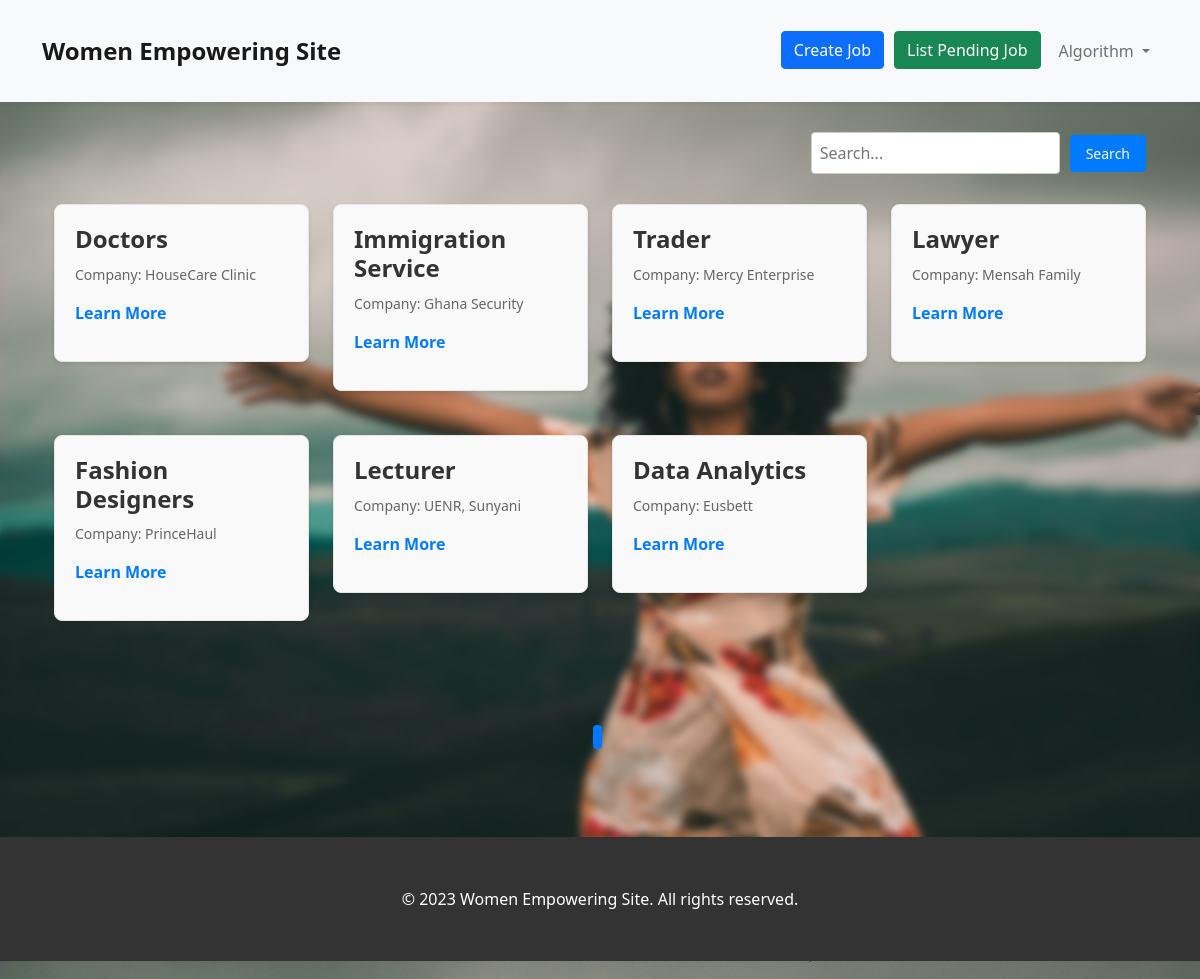
Page /job/ (signed in) on the earlier database version.
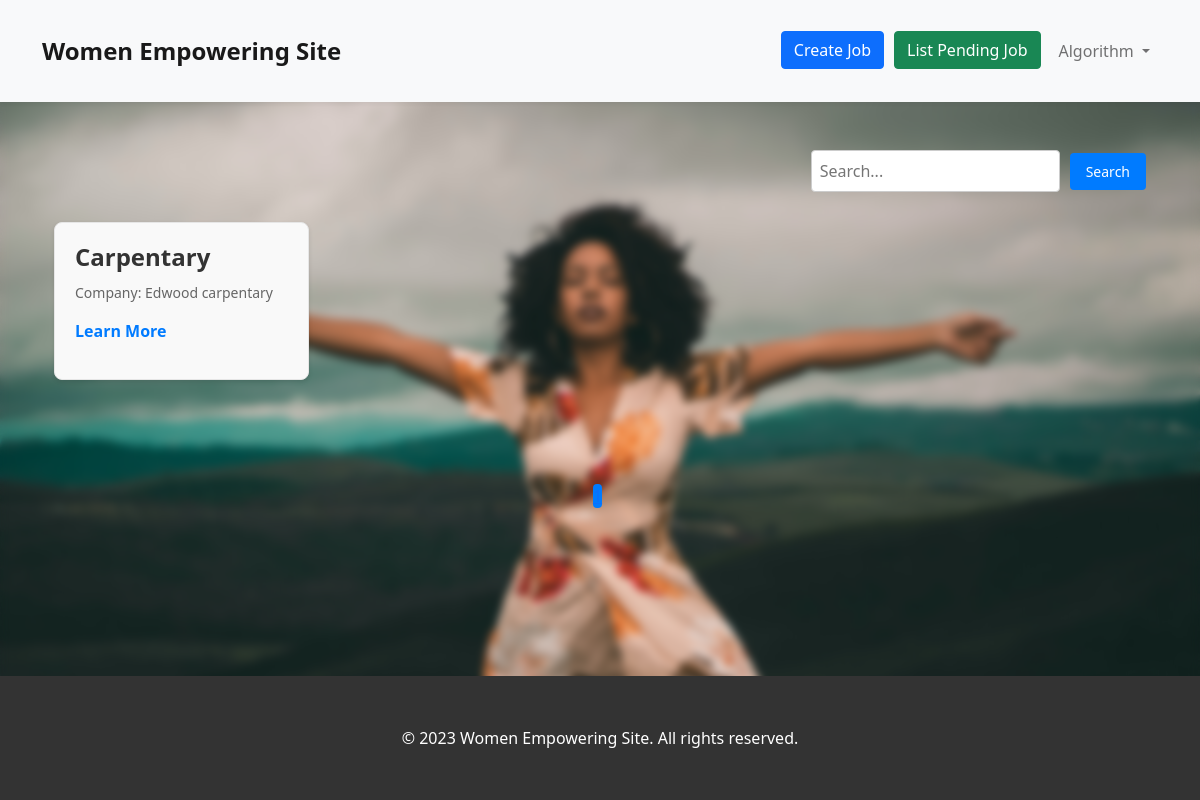
Same page on the later database version.
### accounts/models.py (models this page shows, shortened)
class CustomUser(AbstractUser):
    GENDER_CHOICES =(
        ('M','Male'),
        ('F','Female'),
    )
    age= models.PositiveIntegerField(blank=True, null=True,default=0)
    gender = models.CharField(max_length=1, choices=GENDER_CHOICES)
    email = models.EmailField(unique=True)

### jobs/models.py (models this page shows, shortened)
class Job(models.Model):
    author= models.ForeignKey(get_user_model(),on_delete = models.CASCADE)
    title = models.CharField(max_length=50)
    description = models.TextField()
    certificate = models.FileField(upload_to='media', validators= [FileExtensionValidator(allowed_extensions=['pdf'])])
    ghana_card = models.CharField(max_length=15)
    confirm_job= models.BooleanField(default= False)
    date = models.DateTimeField(default= timezone.now)
    telephone = models.PositiveIntegerField()
    company = models.CharField(max_length=25)

### jobs/views.py (the view)
# urls.py: path('',list_job,name='list_job'),
@login_required
def list_job(request):
    jobs = Job.objects.filter(confirm_job=True).order_by('-date')
    paginator = Paginator(jobs, 16)
    page_number = request.GET.get('page', 1)
    page = paginator.get_page(page_number)
    return render(request, 'job/list_job.html', {'page': page})

### templates/job/list_job.html (shortened to what this page needs)
{% extends "base.html" %}
{% block content %}
<div class="container job-grid-content">
  <div class="search-bar-container">
    <form class="search-bar" action="{% url 'search_list' %}" method="get">
      <input type="text" name="search" class="search-input" placeholder="Search...">
      <button type="submit" class="search-btn">Search</button>
    </form>
  </div>
  <div class="row job-grid-container">
    {% for job in page %}
      <div class="col-md-3 mb-4">
        <div class="job-item">
          <h2 class="job-title">{{ job.title }}</h2>
          <p class="job-company">Company: {{ job.company }}</p>
          <p>
            <a href="{% url 'detailed_job' job.pk %}" target="_blank">Learn More</a>
          </p>
        </div>
      </div>
    {% endfor %}
  </div>
</div>
<div class="container" style="margin-bottom: 20px;">
  <div class="pagination-container">
    <ul class="pagination">
      {% for num in page.paginator.page_range %}
        <li class="pagination-item {% if num == page.number %}active{% endif %}">
          <a href="?page={{ num }}">{{ num }}</a>
        </li>
      {% endfor %}
    </ul>
  </div>
</div>
{% endblock content %}

### templates/base.html (shortened to what this page needs)
{% load static %}
<!DOCTYPE html>
<html>
<head>
    <link rel="stylesheet" href="{% static 'css/style.css' %}">
    <link rel="stylesheet" href="https://cdn.jsdelivr.net/npm/bootstrap@5.1.3/dist/css/bootstrap.min.css">
</head>
<body style="background-image:url('{% static 'images/woman1.jpg' %}'); background-size:cover;  backdrop-filter: blur(4px);">
    <header>
        <nav class="navbar navbar-expand-lg navbar-light bg-light">
            <div class="container">
                {% if 'job/detail' in request.path or 'job/search_results' in request.path or 'job/create_jobs' in request.path or 'job/pending' in request.path %}
                <a class="navbar-brand" href="{% url 'list_job' %}">Job Site</a>
                {% elif 'prof/detail' in request.path or 'prof/create_prof' in request.path %}
                <a class="navbar-brand" href="{% url 'list_profs' %}">Professional Cards</a>
                {% elif 'blog/detail/' in request.path or 'blog/results' in request.path %}
                <a class="navbar-brand" href="{% url 'list' %}">Documents</a>
                {% elif 'article/edit' in request.path or 'article/detail' in request.path %}
                <a class="navbar-brand" href="{% url 'article:list' %}">Articles</a>
                {% else %}
                <a class="navbar-brand" href="{% url 'home' %}">Women Empowering Site</a>
                {% endif %}
                <div class="collapse navbar-collapse" id="navbarNav">
                    <ul class="navbar-nav ms-auto">
                        {% if user.is_authenticated %}
                            {% if 'job' in request.path and 'create_job' not in request.path %}
                                <li class="nav-item">
                                    <a href="{% url 'create_job' %}" class="btn btn-primary job-btn create-job-btn">Create Job</a>
                                </li>
                            {% endif %}
                            {% if user.is_superuser and 'job' in request.path %}
                                <li class="nav-item">
                                    <a href="{% url 'pending_list' %}" class="btn btn-success job-btn list-pending-job-btn">List Pending Job</a>
                                </li>
                            {% endif %}
                            <li class="nav-item dropdown">
                                <a class="nav-link dropdown-toggle" href="#" id="navbarDropdown" role="button" data-bs-toggle="dropdown" aria-expanded="false">
                                 {{ user.username }}
                                </a>
                            </li>
                        {% endif %}
                    </ul>
                </div>
            </div>
        </nav>
    </header>
    <main>
        <div class="container">
            <div style="margin-top:-10vh;">
                {% block content %}{% endblock %}
            </div>
        </div>
    </main>
    <footer>
        <div class="container">
            <p>&copy; 2023 Women Empowering Site. All rights reserved.</p>
        </div>
    </footer>
</body>
</html>

### static/css/style.css (style rules this page uses)
body { font-family: Arial, sans-serif; margin: 0; padding: 0; background-color: #f2f2f2; }
.container { max-width: 1200px; margin: 0 auto; padding: 20px; }
.job-item { background-color: #fff; padding: 20px; border-radius: 5px; margin-bottom: 20px; box-shadow: 0 2px 5px rgba(0, 0, 0, 0.1); }
.job-title { font-size: 24px; color: #333; margin-bottom: 10px; }

### templates/base.html (style rules this page uses)
body { padding-top: 60px; font-family: 'Segoe UI', sans-serif; color: #333; min-height: 100vh; display: flex; flex-direction: column; }
header { background-color: #fff; box-shadow: 0 2px 4px rgba(0, 0, 0, 0.05); position: fixed; top: 0; left: 0; right: 0; z-index: 999; }
.navbar-brand { font-weight: bold; font-size: 1.5rem; }
main { flex-grow: 1; margin-top: 80px; margin-bottom: 8px; }
footer { background-color: #333; color: #fff; padding: 30px 0; text-align: center; }
footer p { margin: 0; }
.nav-item .job-btn { margin-right: 10px; }

### templates/job/list_job.html (style rules this page uses)
.job-item { border: 1px solid #e6e6e6; padding: 20px; box-shadow: 0 2px 4px rgba(0, 0, 0, 0.1); color: #444; background-color: #f9f9f9; width: 100%; border-radius: 8px; }
.job-item a { color: #007bff; text-decoration: none; font-weight: bold; }
.job-title { font-size: 24px; font-weight: bold; margin-bottom: 10px; }
.job-company { font-size: 14px; font-weight: 500; color: #666; }
.job-grid-container { margin-top: -10px; }
.job-grid-container::after { content: ""; display: table; clear: both; }
.job-grid-content { margin-top: 40px; }
.search-bar-container { display: flex; justify-content: flex-end; margin-top: 10px; margin-bottom: 40px; }
.search-bar { display: flex; align-items: center; }
.search-input { padding: 8px; border: 1px solid #ccc; border-radius: 4px; margin-right: 10px; }
.search-btn { background-color: #007bff; color: #fff; border: none; border-radius: 4px; padding: 8px 16px; font-size: 14px; cursor: pointer; transition: background-color 0.3s; }
.pagination-container { display: flex; justify-content: center; align-items: center; margin-top: 20px; margin-bottom: 20px; }
.pagination { display: flex; list-style: none; padding: 0; margin: 0; }
.pagination-item { margin-right: 5px; }
.pagination-item.active { background-color: #007bff; color: #fff; border-radius: 4px; }

Differences in the rows shown:
removed Job: title "Doctors", company "HouseCare Clinic"
removed Job: title "Immigration Service", company "Ghana Security"
removed Job: title "Trader", company "Mercy Enterprise"
removed Job: title "Lawyer", company "Mensah Family"
removed Job: title "Fashion Designers", company "PrinceHaul"
removed Job: title "Lecturer", company "UENR, Sunyani"
removed Job: title "Data Analytics", company "Eusbett"
added Job: title "Carpentary", company "Edwood carpentary"
